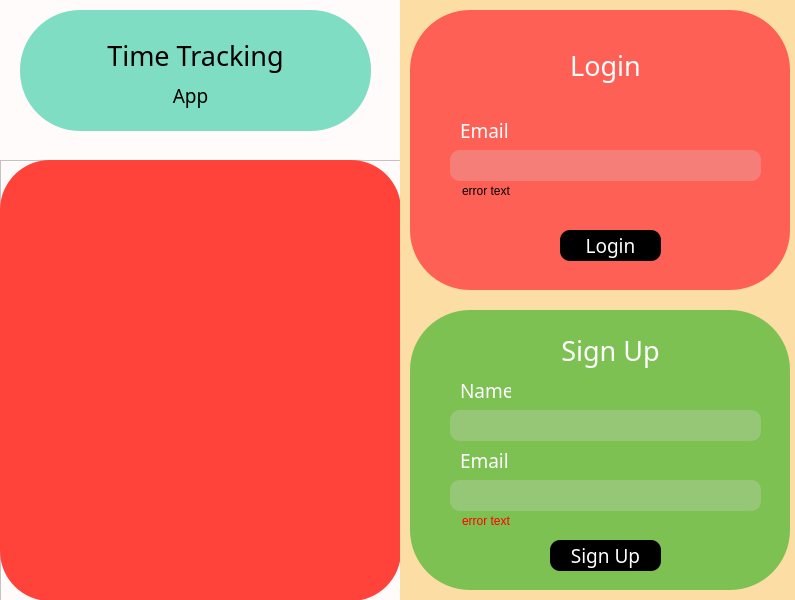
<?xml version="1.0" encoding="UTF-8"?>
<ui version="4.0">
 <class>loginUI</class>
 <widget class="QWidget" name="loginUI">
  <property name="geometry">
   <rect>
    <x>0</x>
    <y>0</y>
    <width>795</width>
    <height>600</height>
   </rect>
  </property>
  <property name="windowTitle">
   <string>Widget</string>
  </property>
  <property name="styleSheet">
   <string notr="true">background-color: rgb(133, 92, 119);</string>
  </property>
  <widget class="QWidget" name="leftSide" native="true">
   <property name="geometry">
    <rect>
     <x>0</x>
     <y>0</y>
     <width>400</width>
     <height>600</height>
    </rect>
   </property>
   <property name="styleSheet">
    <string notr="true">background-color: rgb(255, 251, 250);
border-right-color: rgb(27, 0, 21);
</string>
   </property>
   <widget class="QFrame" name="imageFrame">
    <property name="geometry">
     <rect>
      <x>0</x>
      <y>160</y>
      <width>401</width>
      <height>441</height>
     </rect>
    </property>
    <property name="frameShape">
     <enum>QFrame::StyledPanel</enum>
    </property>
    <property name="frameShadow">
     <enum>QFrame::Raised</enum>
    </property>
    <widget class="QLabel" name="image">
     <property name="geometry">
      <rect>
       <x>0</x>
       <y>0</y>
       <width>401</width>
       <height>441</height>
      </rect>
     </property>
     <property name="styleSheet">
      <string notr="true">border-radius:50px;
background-color: rgb(255, 66, 58);</string>
     </property>
     <property name="text">
      <string/>
     </property>
     <property name="pixmap">
      <pixmap>images/mainPage.png</pixmap>
     </property>
    </widget>
   </widget>
   <widget class="QWidget" name="titleWidget" native="true">
    <property name="enabled">
     <bool>true</bool>
    </property>
    <property name="geometry">
     <rect>
      <x>20</x>
      <y>10</y>
      <width>351</width>
      <height>121</height>
     </rect>
    </property>
    <property name="styleSheet">
     <string notr="true">background-color: rgb(126, 221, 194);
color:rgb(0,0,0);
border-radius:60px;
</string>
    </property>
    <widget class="QLabel" name="timeTrackingText">
     <property name="geometry">
      <rect>
       <x>70</x>
       <y>20</y>
       <width>211</width>
       <height>51</height>
      </rect>
     </property>
     <property name="font">
      <font>
       <family>Chalkboard</family>
       <pointsize>20</pointsize>
       <underline>false</underline>
      </font>
     </property>
     <property name="layoutDirection">
      <enum>Qt::LeftToRight</enum>
     </property>
     <property name="text">
      <string>Time Tracking</string>
     </property>
     <property name="alignment">
      <set>Qt::AlignCenter</set>
     </property>
    </widget>
    <widget class="QLabel" name="appText">
     <property name="geometry">
      <rect>
       <x>120</x>
       <y>70</y>
       <width>101</width>
       <height>31</height>
      </rect>
     </property>
     <property name="font">
      <font>
       <family>Chalkboard</family>
       <pointsize>14</pointsize>
       <underline>false</underline>
      </font>
     </property>
     <property name="layoutDirection">
      <enum>Qt::LeftToRight</enum>
     </property>
     <property name="text">
      <string>App</string>
     </property>
     <property name="alignment">
      <set>Qt::AlignCenter</set>
     </property>
    </widget>
   </widget>
  </widget>
  <widget class="QWidget" name="rightSide" native="true">
   <property name="geometry">
    <rect>
     <x>400</x>
     <y>0</y>
     <width>400</width>
     <height>600</height>
    </rect>
   </property>
   <property name="styleSheet">
    <string notr="true">background-color:rgb(252, 222, 164);</string>
   </property>
   <widget class="QWidget" name="signUpWidget" native="true">
    <property name="enabled">
     <bool>true</bool>
    </property>
    <property name="geometry">
     <rect>
      <x>10</x>
      <y>310</y>
      <width>380</width>
      <height>280</height>
     </rect>
    </property>
    <property name="styleSheet">
     <string notr="true">background-color:rgb(125, 193, 83);
color:rgb(255,255,255);
border-radius:60px;
</string>
    </property>
    <widget class="QPushButton" name="signUpButton">
     <property name="geometry">
      <rect>
       <x>140</x>
       <y>230</y>
       <width>111</width>
       <height>31</height>
      </rect>
     </property>
     <property name="font">
      <font>
       <family>Chalkboard</family>
       <pointsize>14</pointsize>
      </font>
     </property>
     <property name="styleSheet">
      <string notr="true">background-color:rgb(0, 0, 0);
border-radius:10px;
color:rgb(255, 255, 255);</string>
     </property>
     <property name="text">
      <string>Sign Up</string>
     </property>
    </widget>
    <widget class="QLineEdit" name="emailInputSignUp">
     <property name="geometry">
      <rect>
       <x>40</x>
       <y>170</y>
       <width>311</width>
       <height>31</height>
      </rect>
     </property>
     <property name="styleSheet">
      <string notr="true">background-color: rgba(217, 217, 217, 66);
border-radius:10px;
</string>
     </property>
     <property name="text">
      <string/>
     </property>
    </widget>
    <widget class="QLabel" name="emailTextLabel">
     <property name="geometry">
      <rect>
       <x>50</x>
       <y>140</y>
       <width>51</width>
       <height>21</height>
      </rect>
     </property>
     <property name="font">
      <font>
       <family>Chalkboard</family>
       <pointsize>14</pointsize>
       <underline>false</underline>
      </font>
     </property>
     <property name="layoutDirection">
      <enum>Qt::LeftToRight</enum>
     </property>
     <property name="text">
      <string>Email</string>
     </property>
    </widget>
    <widget class="QLabel" name="signUpTextLAbel">
     <property name="geometry">
      <rect>
       <x>120</x>
       <y>10</y>
       <width>161</width>
       <height>61</height>
      </rect>
     </property>
     <property name="font">
      <font>
       <family>Chalkboard</family>
       <pointsize>20</pointsize>
       <underline>false</underline>
      </font>
     </property>
     <property name="layoutDirection">
      <enum>Qt::LeftToRight</enum>
     </property>
     <property name="text">
      <string>Sign Up</string>
     </property>
     <property name="alignment">
      <set>Qt::AlignCenter</set>
     </property>
    </widget>
    <widget class="QLineEdit" name="errorTextSignUp">
     <property name="geometry">
      <rect>
       <x>50</x>
       <y>200</y>
       <width>301</width>
       <height>21</height>
      </rect>
     </property>
     <property name="styleSheet">
      <string notr="true">background-color: rgba(255, 255, 255, 0);
color:red;</string>
     </property>
     <property name="text">
      <string>error text</string>
     </property>
    </widget>
    <widget class="QLabel" name="nameTextLabel">
     <property name="geometry">
      <rect>
       <x>50</x>
       <y>70</y>
       <width>51</width>
       <height>21</height>
      </rect>
     </property>
     <property name="font">
      <font>
       <family>Chalkboard</family>
       <pointsize>14</pointsize>
       <underline>false</underline>
      </font>
     </property>
     <property name="layoutDirection">
      <enum>Qt::LeftToRight</enum>
     </property>
     <property name="text">
      <string>Name</string>
     </property>
    </widget>
    <widget class="QLineEdit" name="nameInputSignUp">
     <property name="geometry">
      <rect>
       <x>40</x>
       <y>100</y>
       <width>311</width>
       <height>31</height>
      </rect>
     </property>
     <property name="styleSheet">
      <string notr="true">background-color: rgba(217, 217, 217, 66);
border-radius:10px;
</string>
     </property>
     <property name="text">
      <string/>
     </property>
    </widget>
   </widget>
   <widget class="QWidget" name="loginWidget" native="true">
    <property name="enabled">
     <bool>true</bool>
    </property>
    <property name="geometry">
     <rect>
      <x>10</x>
      <y>10</y>
      <width>380</width>
      <height>280</height>
     </rect>
    </property>
    <property name="styleSheet">
     <string notr="true">background-color:rgb(255, 96, 86);
color:rgb(255,255,255);
border-radius:60px;
</string>
    </property>
    <widget class="QPushButton" name="loginButton">
     <property name="geometry">
      <rect>
       <x>150</x>
       <y>220</y>
       <width>101</width>
       <height>31</height>
      </rect>
     </property>
     <property name="font">
      <font>
       <family>Chalkboard</family>
       <pointsize>14</pointsize>
      </font>
     </property>
     <property name="styleSheet">
      <string notr="true">background-color:rgb(0, 0, 0);
border-radius:10px;
color:rgb(255, 255, 255);</string>
     </property>
     <property name="text">
      <string>Login</string>
     </property>
    </widget>
    <widget class="QLineEdit" name="emailInputLogin">
     <property name="geometry">
      <rect>
       <x>40</x>
       <y>140</y>
       <width>311</width>
       <height>31</height>
      </rect>
     </property>
     <property name="styleSheet">
      <string notr="true">background-color: rgba(217, 217, 217, 66);
border-radius:10px;
</string>
     </property>
     <property name="text">
      <string/>
     </property>
    </widget>
    <widget class="QLabel" name="emailLabel">
     <property name="geometry">
      <rect>
       <x>50</x>
       <y>110</y>
       <width>51</width>
       <height>21</height>
      </rect>
     </property>
     <property name="font">
      <font>
       <family>Chalkboard</family>
       <pointsize>14</pointsize>
       <underline>false</underline>
      </font>
     </property>
     <property name="layoutDirection">
      <enum>Qt::LeftToRight</enum>
     </property>
     <property name="text">
      <string>Email</string>
     </property>
    </widget>
    <widget class="QLabel" name="loginText">
     <property name="geometry">
      <rect>
       <x>140</x>
       <y>30</y>
       <width>111</width>
       <height>51</height>
      </rect>
     </property>
     <property name="font">
      <font>
       <family>Chalkboard</family>
       <pointsize>20</pointsize>
       <underline>false</underline>
      </font>
     </property>
     <property name="layoutDirection">
      <enum>Qt::LeftToRight</enum>
     </property>
     <property name="text">
      <string>Login</string>
     </property>
     <property name="alignment">
      <set>Qt::AlignCenter</set>
     </property>
    </widget>
    <widget class="QLineEdit" name="errorTextLogin">
     <property name="geometry">
      <rect>
       <x>50</x>
       <y>170</y>
       <width>301</width>
       <height>21</height>
      </rect>
     </property>
     <property name="styleSheet">
      <string notr="true">background-color: rgba(255, 255, 255, 0);
color:black;</string>
     </property>
     <property name="text">
      <string>error text</string>
     </property>
    </widget>
   </widget>
  </widget>
 </widget>
 <resources/>
 <connections/>
</ui>
